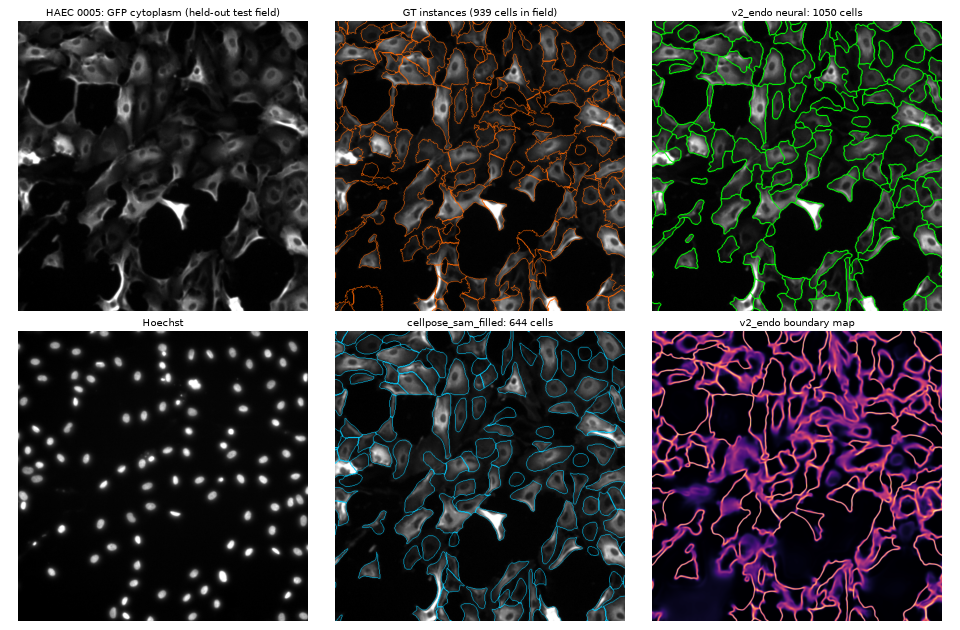
#> input picture runs/pimorph_dev/haec_test_example.png, 960 x 630 px
$ python -i proposals.py   (imports and definitions only)
#> lines starting #> are read from the running program, lines starting #| are printed output that depends on the picture; after the words box and inside, x2 and y2 are one past the last pixel; in counts of white or black regions, pixels touching at a corner belong together
"""Proposal maps: dense per-pixel evidence consumed by the constrained decoder.

The same ``ProposalMaps`` container is produced by the classical filters here and by
the neural multi-head model (``pimorph.infer.neural``), so the decoder and the
posterior machinery are agnostic to where the evidence came from.
"""

from __future__ import annotations

from dataclasses import dataclass, field
from typing import Dict, Optional, Tuple

import numpy as np
from scipy import ndimage as ndi
from skimage.feature import peak_local_max
from skimage.filters import gaussian, sato, threshold_otsu
from skimage.morphology import remove_small_holes, remove_small_objects


@dataclass
class ProposalMaps:
    boundary: np.ndarray  # (H,W) float32 in [0,1]
    seed: np.ndarray  # (H,W) float32 heatmap in [0,1]
    tissue: np.ndarray  # (H,W) bool
    gap: np.ndarray  # (H,W) float32 in [0,1]
    sigma: np.ndarray  # (H,W) float32 local noise scale (image units)
    seed_points: np.ndarray  # (N,2) float (row, col) candidate seeds, strongest first
    seed_scores: np.ndarray  # (N,) float in [0,1]
    vertex: Optional[np.ndarray] = None
    distance: Optional[np.ndarray] = None
    source: str = "classical"
    meta: Dict = field(default_factory=dict)

    @property
    def shape(self) -> Tuple[int, int]:
        return int(self.boundary.shape[0]), int(self.boundary.shape[1])


def robust_normalize(img: np.ndarray, lo_pct: float = 1.0, hi_pct: float = 99.8) -> np.ndarray:
    x = np.asarray(img, dtype=np.float32)
    lo, hi = np.percentile(x, [lo_pct, hi_pct])
    if hi <= lo:
        return np.zeros_like(x)
    return np.clip((x - lo) / (hi - lo), 0.0, 1.0)


# [47 lines left out: functions estimate_noise_sigma, tissue_mask, not called in this run]


def estimate_ridge_width(img: np.ndarray) -> float:
    """Median full width (px) of bright ridges: 2x distance transform sampled on the
    skeleton of the Otsu-thresholded image."""
    from skimage.morphology import skeletonize

    x = robust_normalize(img)
    m = x > threshold_otsu(x)
    m = remove_small_objects(m, max_size=19)
    if m.sum() == 0:
        return 3.0
    dist = ndi.distance_transform_edt(m)
    sk = skeletonize(m)
    vals = dist[sk]
    if vals.size == 0:
        return 3.0
    return float(np.clip(2.0 * np.median(vals), 1.5, 20.0))


# [16 lines left out: function estimate_nucleus_radius, not called in this run]


@dataclass
class ClassicalProposer:
    """Filter-based proposals.

    boundary: bright-ridge response (Sato) of the geometry channel mixed with its
    normalized intensity, rescaled to [0,1].
    seed: Gaussian bumps at nuclear blob maxima (LoG-smoothed nuclei channel); when
    no nuclei channel exists, maxima of the distance-to-boundary map are used.
    gap: dark, ridge-free pixels far from any seed.
    """

    ridge_sigmas: Tuple[float, ...] = (1.0, 2.0, 3.0)
    intensity_weight: float = 0.4
    nucleus_radius_px: float = 6.0
    seed_min_distance_px: int = 6
    seed_rel_threshold: float = 0.05
    cell_radius_px: float = 15.0
    seed_heatmap_sigma_px: float = 3.0
    use_tissue_mask: bool = True
    # When True and a nuclei channel is given, nucleus_radius_px is estimated from the
    # data and the other scale parameters are derived from it.
    auto_scale: bool = True
    cell_to_nucleus_ratio: float = 2.5

    # [133 lines left out: functions _scaled, _scaled_from_boundary, __call__, not called in this run]

>>> import cv2
>>> picture = cv2.imread('../../../runs/pimorph_dev/haec_test_example.png', cv2.IMREAD_GRAYSCALE)
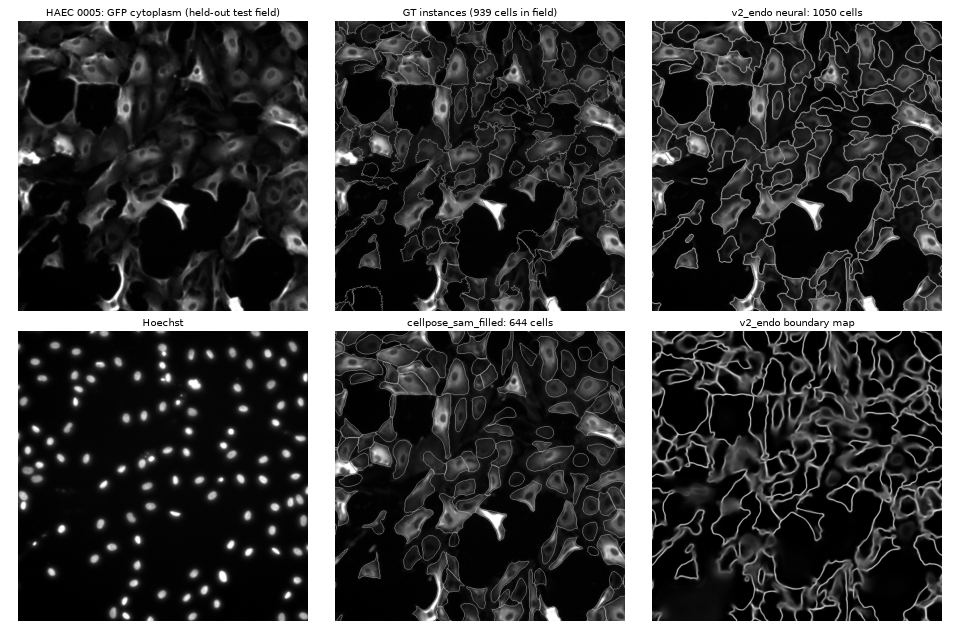
#> picture: shape (630, 960); min 0, max 255, mean 68.3
>>> result = estimate_ridge_width(picture)
#> in robust_normalize, `lo, hi = np.percentile(x, [lo_pct, hi_pct])`: lo = 0; hi = 255
#> in estimate_ridge_width, `m = x > threshold_otsu(x)`:
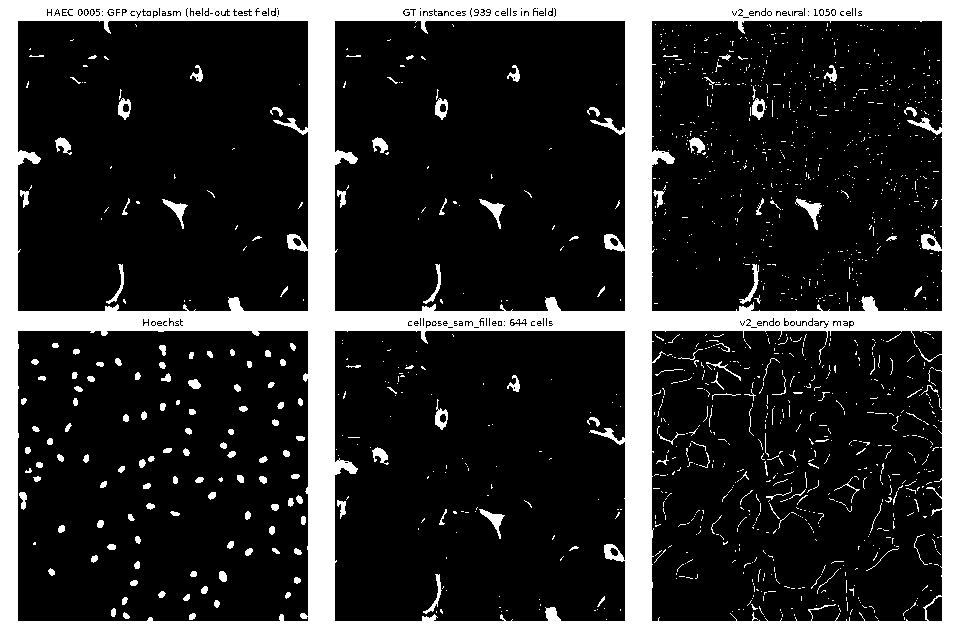
#> m: shape (630, 960) bool; 19.2% white; 1402 white regions (1214 under 20 px), largest, box (x1, y1, x2, y2) and area: (0, 0, 960, 630) 102663, (795, 198, 822, 230) 277, (479, 509, 505, 539) 234
#> (the run stopped early here; a loop or call above may not have finished)

$ run again, on runs/pimorph_dev/hcec_example.png
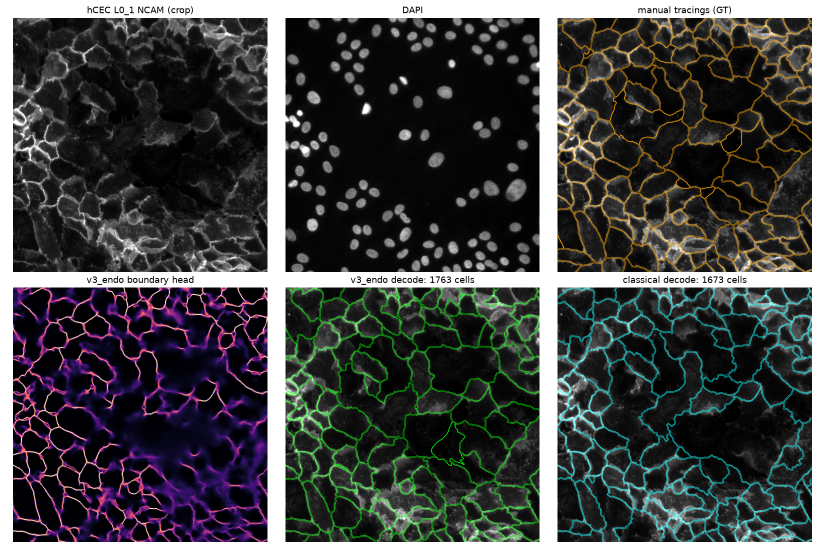
#> input picture runs/pimorph_dev/hcec_example.png, 1650 x 1100 px (shown at 1/2 size)
#> `picture = cv2.imread('../../../runs/pimorph_dev/haec_test_example.png'..`:
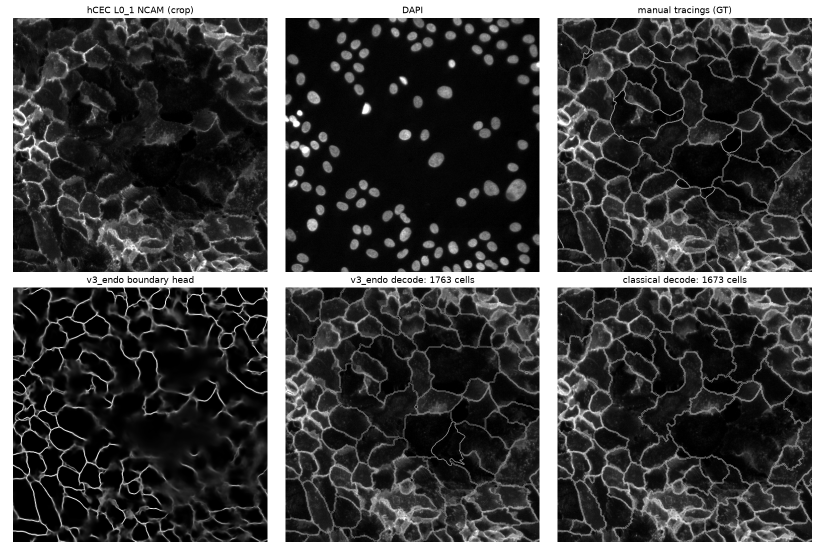
#> picture: shape (1100, 1650) (shown at 1/2 size); min 0, max 255, mean 67.9
#> lo = 0; hi = 255
#> in estimate_ridge_width, `m = x > threshold_otsu(x)`:
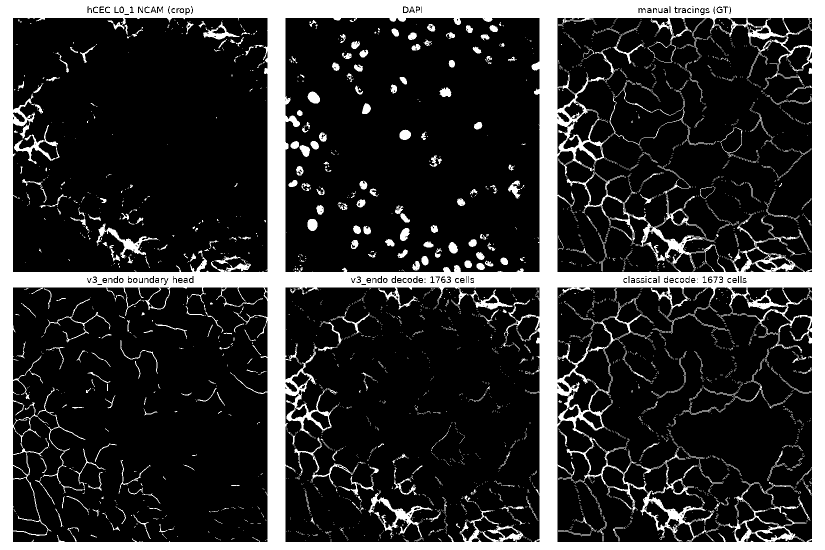
#> m: shape (1100, 1650) bool (shown at 1/2 size); 19.7% white; 4060 white regions (3659 under 20 px), largest, box (x1, y1, x2, y2) and area: (0, 0, 1650, 1100) 305075, (737, 980, 865, 1083) 2144, (193, 447, 317, 517) 1565
